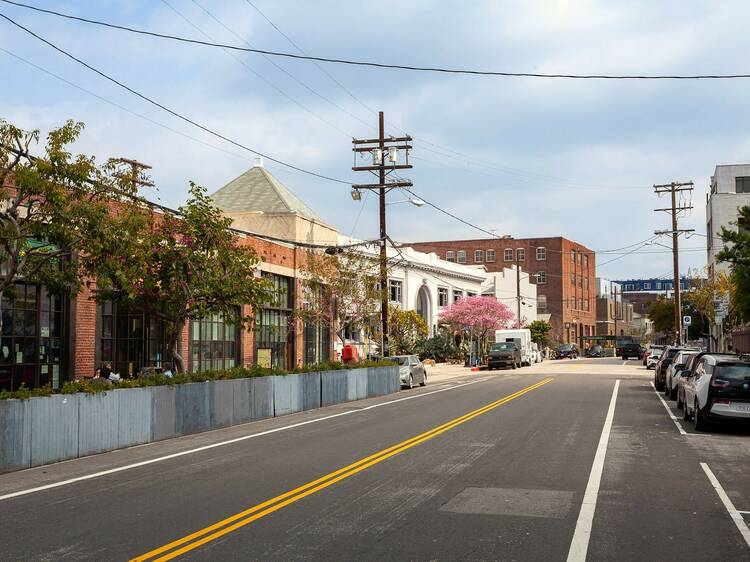
#> input picture src/image1.jpg, 750 x 562 px
$ python main.py
#> lines starting #> are read from the running program, lines starting #| are printed output that depends on the picture
import numpy as np
from PIL import Image
import matplotlib.pyplot as plt
from typing import Tuple, Optional, Dict
from skimage.metrics import structural_similarity as ssim


class SVDImageComparator:
    """
    A class for comparing images using Singular Value Decomposition (SVD).
    This version properly uses SVD-based metrics as the primary comparison method.
    """

    def __init__(self):
        self.image1_array = None
        self.image2_array = None
        self.svd1 = None
        self.svd2 = None

    def load_image(self, image_path: str, grayscale: bool = True) -> np.ndarray:
        """Load an image from file and convert to numpy array."""
        img = Image.open(image_path)
        if grayscale:
            img = img.convert('L')
        return np.array(img, dtype=np.float64)

    def resize_images(self, img1: np.ndarray, img2: np.ndarray) -> Tuple[np.ndarray, np.ndarray]:
        """Resize images to match dimensions for comparison."""
        if img1.shape != img2.shape:
            target_shape = (
                min(img1.shape[0], img2.shape[0]),
                min(img1.shape[1], img2.shape[1])
            )

            img1_pil = Image.fromarray(img1.astype(np.uint8))
            img2_pil = Image.fromarray(img2.astype(np.uint8))

            img1_pil = img1_pil.resize((target_shape[1], target_shape[0]))
            img2_pil = img2_pil.resize((target_shape[1], target_shape[0]))

            img1 = np.array(img1_pil, dtype=np.float64)
            img2 = np.array(img2_pil, dtype=np.float64)

        return img1, img2

    def compute_svd(self, image_array: np.ndarray) -> Tuple[np.ndarray, np.ndarray, np.ndarray]:
        """Compute the Singular Value Decomposition of an image."""
        U, S, Vt = np.linalg.svd(image_array, full_matrices=False)
        return U, S, Vt

    def reconstruct_image(self, U: np.ndarray, S: np.ndarray, Vt: np.ndarray,
                         k: Optional[int] = None) -> np.ndarray:
        """Reconstruct image using top k singular values."""
        if k is None:
            k = len(S)

        S_k = np.diag(S[:k])
        U_k = U[:, :k]
        Vt_k = Vt[:k, :]

        reconstructed = U_k @ S_k @ Vt_k
        return np.clip(reconstructed, 0, 255)

    def compare_singular_values(self, S1: np.ndarray, S2: np.ndarray, k: int) -> Dict[str, float]:
        """
        Compare singular values using multiple methods.
        Returns individual scores for analysis.
        """
        k = min(k, len(S1), len(S2))
        S1_k = S1[:k]
        S2_k = S2[:k]

        # Method 1: Cosine similarity
        S1_normalized = S1_k / np.linalg.norm(S1_k)
        S2_normalized = S2_k / np.linalg.norm(S2_k)
        cosine_sim = np.clip(np.dot(S1_normalized, S2_normalized), 0.0, 1.0)

        # Method 2: Energy ratio comparison
        total_energy_1 = np.sum(S1**2)
        total_energy_2 = np.sum(S2**2)
        energy_1 = np.sum(S1_k**2) / total_energy_1
        energy_2 = np.sum(S2_k**2) / total_energy_2
        energy_similarity = 1 - abs(energy_1 - energy_2)

        # Method 3: L2 distance between normalized singular values
        l2_dist = np.linalg.norm(S1_normalized - S2_normalized)
        l2_similarity = 1 - (l2_dist / np.sqrt(2))  # Normalize to [0, 1]

        return {
            'cosine': cosine_sim,
            'energy': energy_similarity,
            'l2': max(0, l2_similarity)
        }

    def compare_subspaces(self, U1: np.ndarray, U2: np.ndarray, k: int) -> Dict[str, float]:
        """
        Compare the subspaces spanned by top-k left singular vectors.
        This is crucial for SVD-based comparison!
        """
        k = min(k, U1.shape[1], U2.shape[1])
        U1_k = U1[:, :k]
        U2_k = U2[:, :k]

        # Method 1: Frobenius norm of projection matrix difference
        P1 = U1_k @ U1_k.T
        P2 = U2_k @ U2_k.T
        proj_diff = np.linalg.norm(P1 - P2, 'fro')
        max_proj_diff = np.sqrt(2 * U1.shape[0])  # Theoretical maximum
        proj_similarity = 1 - (proj_diff / max_proj_diff)

        # Method 2: Principal angles between subspaces
        cross = U1_k.T @ U2_k
        sigma = np.linalg.svd(cross, compute_uv=False)
        sigma = np.clip(sigma, 0, 1)
        principal_angles = np.arccos(sigma)

        # Convert angles to similarity (0 angle = identical subspaces)
        angle_similarity = 1 - (np.mean(principal_angles) / (np.pi / 2))

        return {
            'projection': max(0, proj_similarity),
            'principal_angles': max(0, angle_similarity),
            'angles_rad': principal_angles
        }

    def compare_right_subspaces(self, Vt1: np.ndarray, Vt2: np.ndarray, k: int) -> Dict[str, float]:
        """
        Compare the subspaces spanned by top-k right singular vectors.
        """
        k = min(k, Vt1.shape[0], Vt2.shape[0])
        V1_k = Vt1[:k, :].T  # Transpose to get V
        V2_k = Vt2[:k, :].T

        # Use same methods as left subspace comparison
        P1 = V1_k @ V1_k.T
        P2 = V2_k @ V2_k.T
        proj_diff = np.linalg.norm(P1 - P2, 'fro')
        max_proj_diff = np.sqrt(2 * V1_k.shape[0])
        proj_similarity = 1 - (proj_diff / max_proj_diff)

        return {
            'projection': max(0, proj_similarity)
        }

    def compare_reconstructions(self, U1: np.ndarray, S1: np.ndarray, Vt1: np.ndarray,
                               U2: np.ndarray, S2: np.ndarray, Vt2: np.ndarray,
                               k: int) -> float:
        """
        Compare images via their k-rank SVD approximations.
        This tests if low-rank approximations are similar.
        """
        recon1 = self.reconstruct_image(U1, S1, Vt1, k)
        recon2 = self.reconstruct_image(U2, S2, Vt2, k)

        mse = np.mean((recon1 - recon2) ** 2)
        max_mse = 255 ** 2
        return 1 - (mse / max_mse)

    def compute_svd_similarity(self, S1: np.ndarray, S2: np.ndarray,
                              U1: np.ndarray, U2: np.ndarray,
                              Vt1: np.ndarray, Vt2: np.ndarray,
                              k: int) -> Dict[str, float]:
        """
        Compute comprehensive SVD-based similarity metrics.
        This is the MAIN similarity computation for SVD testing.
        """
        # Compare singular values
        sv_metrics = self.compare_singular_values(S1, S2, k)

        # Compare left subspaces (row space)
        left_metrics = self.compare_subspaces(U1, U2, k)

        # Compare right subspaces (column space)
        right_metrics = self.compare_right_subspaces(Vt1, Vt2, k)

        # Compare reconstructions
        recon_similarity = self.compare_reconstructions(U1, S1, Vt1, U2, S2, Vt2, k)

        # Combine SVD metrics with appropriate weights
        # Subspace comparison is most important, then reconstruction, then singular values
        svd_similarity = (
            0.35 * left_metrics['principal_angles'] +  # Left subspace
            0.35 * left_metrics['projection'] +        # Projection distance
            0.15 * sv_metrics['cosine'] +              # Singular value similarity
            0.15 * recon_similarity                    # Reconstruction similarity
        )

        return {
            'svd_similarity': np.clip(svd_similarity, 0.0, 1.0),
            'singular_value_cosine': sv_metrics['cosine'],
            'singular_value_energy': sv_metrics['energy'],
            'singular_value_l2': sv_metrics['l2'],
            'left_subspace_angles': left_metrics['principal_angles'],
            'left_subspace_projection': left_metrics['projection'],
            'right_subspace_projection': right_metrics['projection'],
            'reconstruction_similarity': recon_similarity
        }

    def compute_ssim(self, img1: np.ndarray, img2: np.ndarray) -> float:
        """Compute SSIM for reference comparison."""
        img1_uint8 = np.clip(img1, 0, 255).astype(np.uint8)
        img2_uint8 = np.clip(img2, 0, 255).astype(np.uint8)
        return ssim(img1_uint8, img2_uint8, data_range=255)

    def compare_images(self, image1_path: str, image2_path: str,
                      k: Optional[int] = None) -> dict:
        """
        Main method to compare two images using SVD.
        SVD metrics are primary; other metrics included for validation only.

        Args:
            image1_path: Path to first image
            image2_path: Path to second image
            k: Number of singular values to use (default: 50)

        Returns:
            Dictionary with SVD similarity as primary metric
        """
        # Load and prepare images
        self.image1_array = self.load_image(image1_path)
#> in load_image, img is the input picture: PIL image 750x562 RGB; mean R, G, B 142.1, 141.8, 138.4
        self.image2_array = self.load_image(image2_path)
#> call 2 of load_image, with image_path = 'image5.jpg', grayscale = True
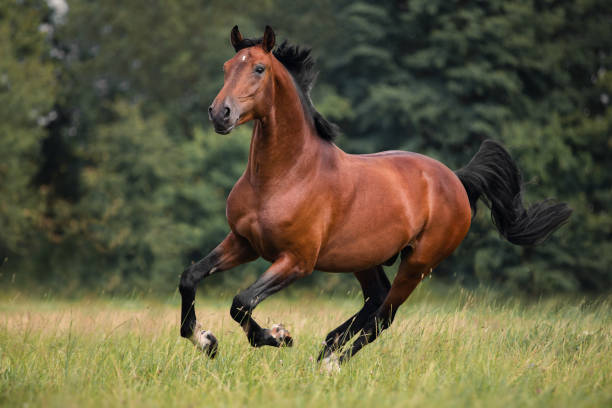
#> input picture src/image5.jpg, 612 x 408 px
#> in load_image, img is the input picture: PIL image 612x408 RGB; mean R, G, B 96, 90.6, 62.9
        self.image1_array, self.image2_array = self.resize_images(
            self.image1_array, self.image2_array
        )

        # Compute SVD
        U1, S1, Vt1 = self.compute_svd(self.image1_array)
#> in compute_svd, `U, S, Vt = np.linalg.svd(image_array, full_matrices=False)`: S = 408 values, max 75498.2 at index 0, min 11.68 at index 407, mean 645.9
#> S1 has the same summary as S in compute_svd
        U2, S2, Vt2 = self.compute_svd(self.image2_array)
#> in compute_svd (call 2), `U, S, Vt = np.linalg.svd(image_array, full_matrices=False)`:
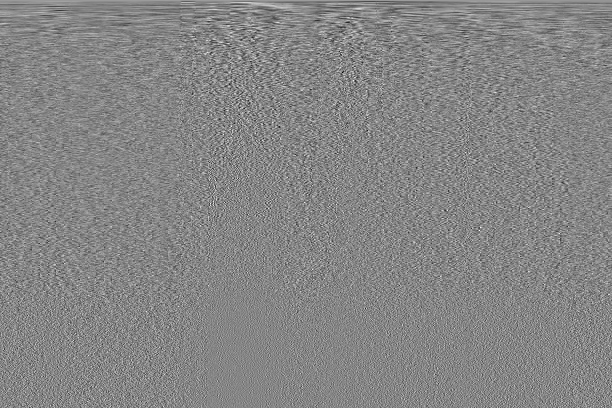
#> Vt: shape (408, 612) float64; min -0.264, max 0.239, mean 0.000105; drawn with min black and max white
#> in compute_svd (call 2), `U, S, Vt = np.linalg.svd(image_array, full_matrices=False)`: S = 408 values, max 48511.5 at index 0, min 2.27 at index 407, mean 373
#> S2 has the same summary as S in compute_svd
        self.svd1 = (U1, S1, Vt1)
        self.svd2 = (U2, S2, Vt2)

        if k is None:
            k = 50
        k = min(k, len(S1), len(S2))
#> k = 50

        # PRIMARY: SVD-based similarity
        svd_metrics = self.compute_svd_similarity(S1, S2, U1, U2, Vt1, Vt2, k)
#> in compare_singular_values, `S1_k = S1[:k]`: S1_k = 50 values, max 75498.2 at index 0, min 929.2 at index 49, mean 3533.4
#> in compare_singular_values, `S2_k = S2[:k]`: S2_k = 50 values, max 48511.5 at index 0, min 513.6 at index 49, mean 2391.2
#> in compare_singular_values, `S1_normalized = S1_k / np.linalg.norm(S1_k)`: S1_normalized = 50 values, max 0.97 at index 0, min 0.0119 at index 49, mean 0.0454
#> in compare_singular_values, `S2_normalized = S2_k / np.linalg.norm(S2_k)`: S2_normalized = 50 values, max 0.962 at index 0, min 0.0102 at index 49, mean 0.0474
#> in compare_singular_values, `cosine_sim = np.clip(np.dot(S1_normalized, S2_normalized), 0.0, 1.0)`: cosine_sim = 0.999
#> in compare_singular_values, `total_energy_1 = np.sum(S1**2)`: total_energy_1 = 6.1e+09
#> in compare_singular_values, `total_energy_2 = np.sum(S2**2)`: total_energy_2 = 2.55e+09
#> in compare_singular_values, `energy_1 = np.sum(S1_k**2) / total_energy_1`: energy_1 = 0.994
#> in compare_singular_values, `energy_2 = np.sum(S2_k**2) / total_energy_2`: energy_2 = 0.997
#> in compare_singular_values, `l2_dist = np.linalg.norm(S1_normalized - S2_normalized)`: l2_dist = 0.0397
#> in compare_singular_values, `l2_similarity = 1 - (l2_dist / np.sqrt(2))`: l2_similarity = 0.972
#> in compute_svd_similarity, `sv_metrics = self.compare_singular_values(S1, S2, k)`: sv_metrics = {'cosine': 0.999, 'energy': 0.997, 'l2': 0.972}
#> in compare_subspaces, `k = min(k, U1.shape[1], U2.shape[1])`: k = 50
#> in compare_subspaces, `P2 = U2_k @ U2_k.T`:
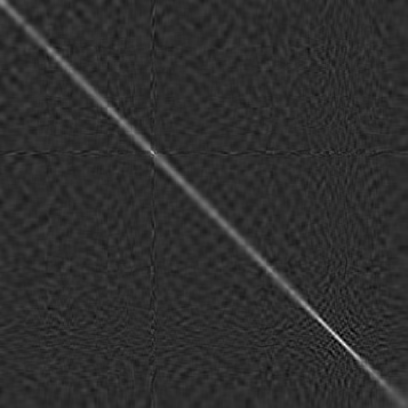
#> P2: shape (408, 408) float64; min -0.0726, max 0.333, mean 0.00244; drawn with min black and max white
#> in compare_subspaces, `proj_diff = np.linalg.norm(P1 - P2, 'fro')`: proj_diff = 7.05
#> in compare_subspaces, `proj_similarity = 1 - (proj_diff / max_proj_diff)`: proj_similarity = 0.753
#> in compare_subspaces, `sigma = np.linalg.svd(cross, compute_uv=False)`: sigma = 50 values, max 0.999 at index 0, min 0.000771 at index 49, mean 0.624
#> in compare_subspaces, `principal_angles = np.arccos(sigma)`: principal_angles = 50 values from 0.0519 to 1.57
#> in compare_subspaces, `angle_similarity = 1 - (np.mean(principal_angles) / (np.pi / 2))`: angle_similarity = 0.493
#> in compute_svd_similarity, `left_metrics = self.compare_subspaces(U1, U2, k)`: left_metrics = 3 items
#> in compare_right_subspaces, `k = min(k, Vt1.shape[0], Vt2.shape[0])`: k = 50
#> in compare_right_subspaces, `P2 = V2_k @ V2_k.T`:
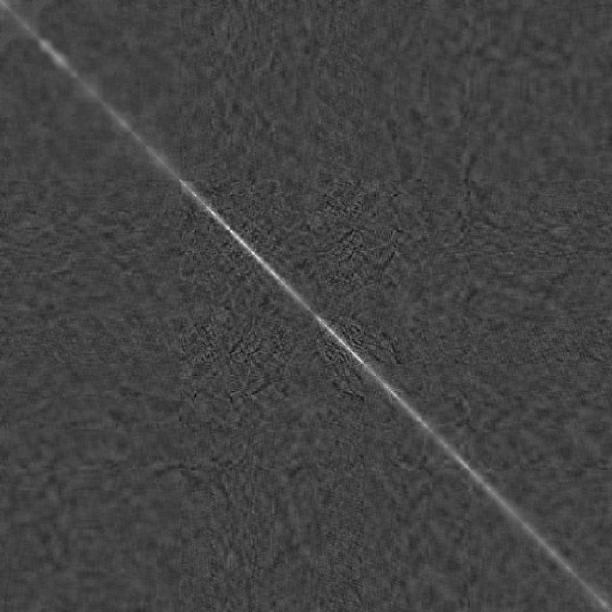
#> P2: shape (612, 612) float64; min -0.077, max 0.221, mean 0.00163; drawn with min black and max white
#> in compare_right_subspaces, `proj_diff = np.linalg.norm(P1 - P2, 'fro')`: proj_diff = 7.48
#> in compare_right_subspaces, `proj_similarity = 1 - (proj_diff / max_proj_diff)`: proj_similarity = 0.786
#> in compute_svd_similarity, `right_metrics = self.compare_right_subspaces(Vt1, Vt2, k)`: right_metrics = {'projection': 0.786}
#> call 2 of reconstruct_image, with S = array of shape (408,), k = 50
#> in reconstruct_image (call 2), `reconstructed = U_k @ S_k @ Vt_k`:
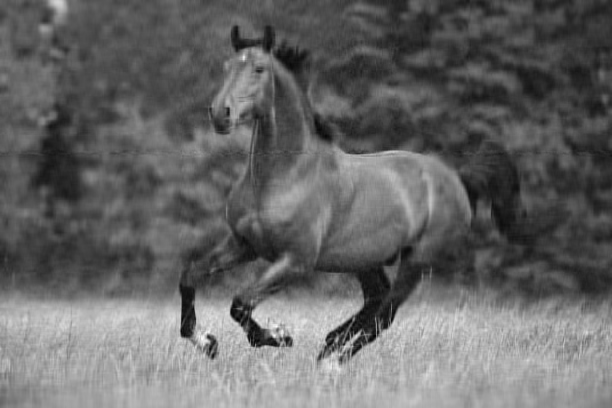
#> reconstructed: shape (408, 612) float64; min -12.72, max 240.7, mean 89.1; drawn with min black and max white
#> in compare_reconstructions, `mse = np.mean((recon1 - recon2) ** 2)`: mse = 11045.8
#> in compute_svd_similarity, `recon_similarity = self.compare_reconstructions(U1, S1, Vt1, U2, S2, V..`: recon_similarity = 0.83
#> in compute_svd_similarity, `svd_similarity = ( 0.35 * left_metrics['principal_angles'] +  # Left s..`: svd_similarity = 0.71
#> svd_metrics = {'svd_similarity': 0.71, 'singular_value_cosine': 0.999, 'singular_value_energy': 0.997, 'singular_value_l2': 0.972, 'left_subspace_angles': 0.493, 'left_subspace_projection': 0.753, 'right_subspace_projection': 0.786, 'reconstruction_similarity': 0.83}

        # REFERENCE ONLY: Traditional metrics for validation
        ssim_score = self.compute_ssim(self.image1_array, self.image2_array)
#> ssim_score = 0.19
        mse = np.mean((self.image1_array - self.image2_array) ** 2)
#> mse = 11231.5
        pixel_similarity = 1 - (mse / (255 ** 2))
#> pixel_similarity = 0.827

        return {
            # PRIMARY METRIC
            'similarity_score': svd_metrics['svd_similarity'],

            # Detailed SVD metrics
            'svd_metrics': svd_metrics,

            # Reference metrics (for validation/comparison)
            'reference_metrics': {
                'ssim': ssim_score,
                'pixel_similarity': pixel_similarity,
                'mse': mse
            },

            # Metadata
            'k_used': k,
            'image_shape': self.image1_array.shape,
            'total_singular_values': len(S1)
        }

    def visualize_comparison(self, k_values: list = [10, 50, 100]):
        """Visualize original images and reconstructions."""
        if self.svd1 is None or self.svd2 is None:
            raise ValueError("Must run compare_images first")

        U1, S1, Vt1 = self.svd1
        U2, S2, Vt2 = self.svd2

        fig, axes = plt.subplots(2, len(k_values) + 1, figsize=(15, 6))

        axes[0, 0].imshow(self.image1_array, cmap='gray')
        axes[0, 0].set_title('Image 1 (Original)')
        axes[0, 0].axis('off')

        axes[1, 0].imshow(self.image2_array, cmap='gray')
        axes[1, 0].set_title('Image 2 (Original)')
        axes[1, 0].axis('off')

        for idx, k in enumerate(k_values, 1):
            recon1 = self.reconstruct_image(U1, S1, Vt1, k)
            axes[0, idx].imshow(recon1, cmap='gray')
            axes[0, idx].set_title(f'Image 1 (k={k})')
            axes[0, idx].axis('off')

            recon2 = self.reconstruct_image(U2, S2, Vt2, k)
            axes[1, idx].imshow(recon2, cmap='gray')
            axes[1, idx].set_title(f'Image 2 (k={k})')
            axes[1, idx].axis('off')

        plt.tight_layout()
        plt.show()

    def plot_singular_values(self, top_n: int = 100):
        """Plot singular values of both images for comparison."""
        if self.svd1 is None or self.svd2 is None:
            raise ValueError("Must run compare_images first")

        _, S1, _ = self.svd1
        _, S2, _ = self.svd2

        plt.figure(figsize=(12, 5))

        plt.subplot(1, 2, 1)
        plt.plot(S1[:top_n], label='Image 1', marker='o', markersize=3)
        plt.plot(S2[:top_n], label='Image 2', marker='s', markersize=3)
        plt.xlabel('Index')
        plt.ylabel('Singular Value')
        plt.title('Singular Values Comparison')
        plt.legend()
        plt.grid(True, alpha=0.3)

        plt.subplot(1, 2, 2)
        plt.semilogy(S1[:top_n], label='Image 1', marker='o', markersize=3)
        plt.semilogy(S2[:top_n], label='Image 2', marker='s', markersize=3)
        plt.xlabel('Index')
        plt.ylabel('Singular Value (log scale)')
        plt.title('Singular Values (Log Scale)')
        plt.legend()
        plt.grid(True, alpha=0.3)

        plt.tight_layout()
        plt.show()


# Example usage
if __name__ == "__main__":
    comparator = SVDImageComparator()

    results = comparator.compare_images('image1.jpg', 'image5.jpg', k=50)
#> results = 6 items

    print(f"\n{'='*60}")
    print(f"SVD-BASED IMAGE SIMILARITY: {results['similarity_score']:.4f}")
#| SVD-BASED IMAGE SIMILARITY: 0.7105
    print(f"{'='*60}")

    print(f"\nDetailed SVD Metrics:")
    svd = results['svd_metrics']
#> svd has the same summary as svd_metrics in compare_images
    print(f"  Subspace Angles Similarity:  {svd['left_subspace_angles']:.4f}")
#|   Subspace Angles Similarity:  0.4929
    print(f"  Subspace Projection:         {svd['left_subspace_projection']:.4f}")
#|   Subspace Projection:         0.7531
    print(f"  Reconstruction Similarity:   {svd['reconstruction_similarity']:.4f}")
#|   Reconstruction Similarity:   0.8301
    print(f"  Singular Value Cosine:       {svd['singular_value_cosine']:.4f}")
#|   Singular Value Cosine:       0.9992

    print(f"\nReference Metrics (for validation):")
    ref = results['reference_metrics']
#> ref = {'ssim': 0.19, 'pixel_similarity': 0.827, 'mse': 11231.5}
    print(f"  SSIM:             {ref['ssim']:.4f}")
#|   SSIM:             0.1904
    print(f"  Pixel Similarity: {ref['pixel_similarity']:.4f}")
#|   Pixel Similarity: 0.8273

    print(f"\nInterpretation (SVD-based):")
    score = results['similarity_score']
#> score = 0.71
    if score > 0.95:
        print("  → Images have nearly identical structure (SVD)")
    elif score > 0.85:
        print("  → Images have very similar structure (SVD)")
    elif score > 0.70:
        print("  → Images have moderately similar structure (SVD)")
    elif score > 0.50:
        print("  → Images have some structural similarities (SVD)")
    else:
        print("  → Images have different structure (SVD)")

    print("\n" + "="*60)
    print("KEY IMPROVEMENTS FOR SVD TESTING:")
    print("="*60)
    print("✓ Subspace comparison (principal angles & projections)")
    print("✓ SVD reconstruction comparison")
    print("✓ 100% SVD-based similarity score")
    print("✓ Reference metrics separated for validation")
    print("✓ Proper mathematical foundation for SVD comparison")

    # Visualize
    comparator.visualize_comparison(k_values=[10, 50, 100])
#> in visualize_comparison, `U1, S1, Vt1 = self.svd1`: S1 = 408 values, max 75498.2 at index 0, min 11.68 at index 407, mean 645.9
#> in visualize_comparison, `U2, S2, Vt2 = self.svd2`: S2 has the same summary as S in compute_svd
#> in visualize_comparison, `plt.show()`:
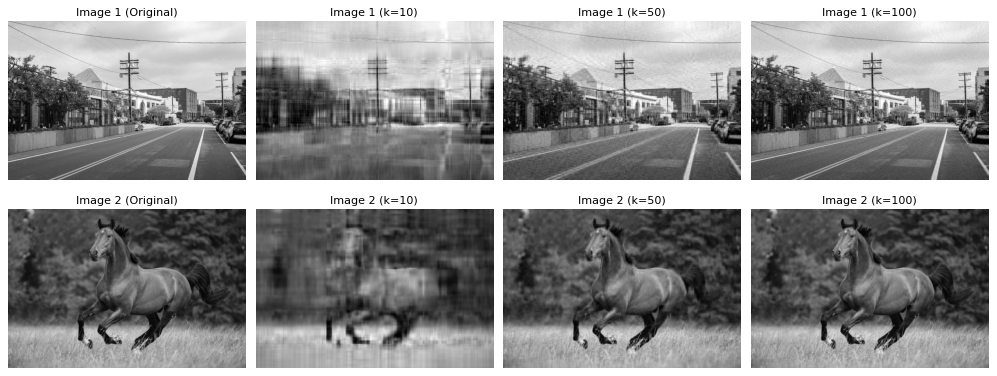
#> figure drawn by matplotlib, 8 panels
    comparator.plot_singular_values(top_n=100)
#> in plot_singular_values, `_, S2, _ = self.svd2`: S2 has the same summary as S in compute_svd
#> in plot_singular_values, `plt.show()`:
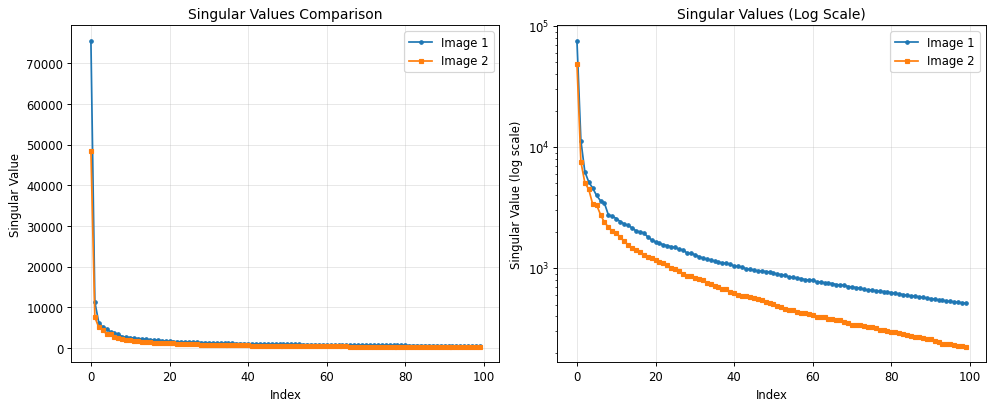
#> figure drawn by matplotlib, 2 panels; panel 1: curve peaks at x = 0, y = 75498.2; panel 1: curve peaks at x = 0, y = 48511.5; panel 2: curve peaks at x = 0, y = 75498.2; panel 2: curve peaks at x = 0, y = 48511.5
